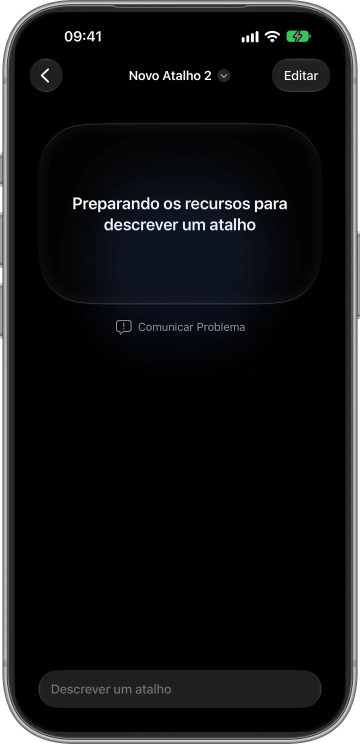
#> input picture src/components/account/assets/atalho-10-descrever.webp, 720 x 1488 px (shown at 1/2 size); its folder holds 2 pictures in this run
$ python moldura.py ../../src/components/account/assets ../../src/components/account/assets/atalho-10-descrever.webp
#> lines starting #> are read from the running program, lines starting #| are printed output that depends on the picture
import sys
from PIL import Image, ImageDraw
# Coordenadas do PSD "01 - iPhone 17 Pro - Front": o aparelho, a tela e a ilha.
FONE=(3363,1171,5137,4837); TELA=(3435,1231,5066,4777); ILHA=(3995,1287,4506,1437)
S=sys.argv[1]; base=Image.open(sys.argv[2]).convert("RGBA")
#> further down, base is the input picture: PIL image 720x1488 RGBA; mean R, G, B, A 15.9, 16.6, 17.7, 248.7
k=base.width/(FONE[2]-FONE[0])
#> k = 0.406
def caixa(b): return (round((b[0]-FONE[0])*k),round((b[1]-FONE[1])*k),round((b[2]-FONE[0])*k),round((b[3]-FONE[1])*k))
t=caixa(TELA); tw,th=t[2]-t[0],t[3]-t[1]
#> after `t = caixa(TELA)`: t = (29, 24, 691, 1464)
#> after `tw, th = (t[2] - t[0], t[3] - t[1])`: tw = 662; th = 1440
mask=Image.open(f"{S}/mask-screen.png").getchannel("A").resize((tw,th),Image.LANCZOS)
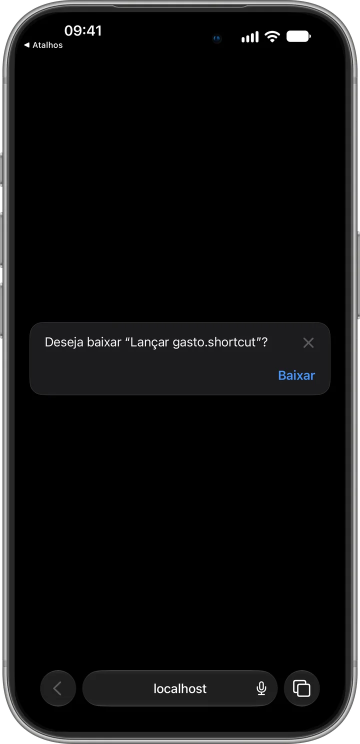
#> input picture src/components/account/assets/atalho-1-baixar.webp, 720 x 1488 px, given in place of mask-screen.png, which was not available (shown at 1/2 size)
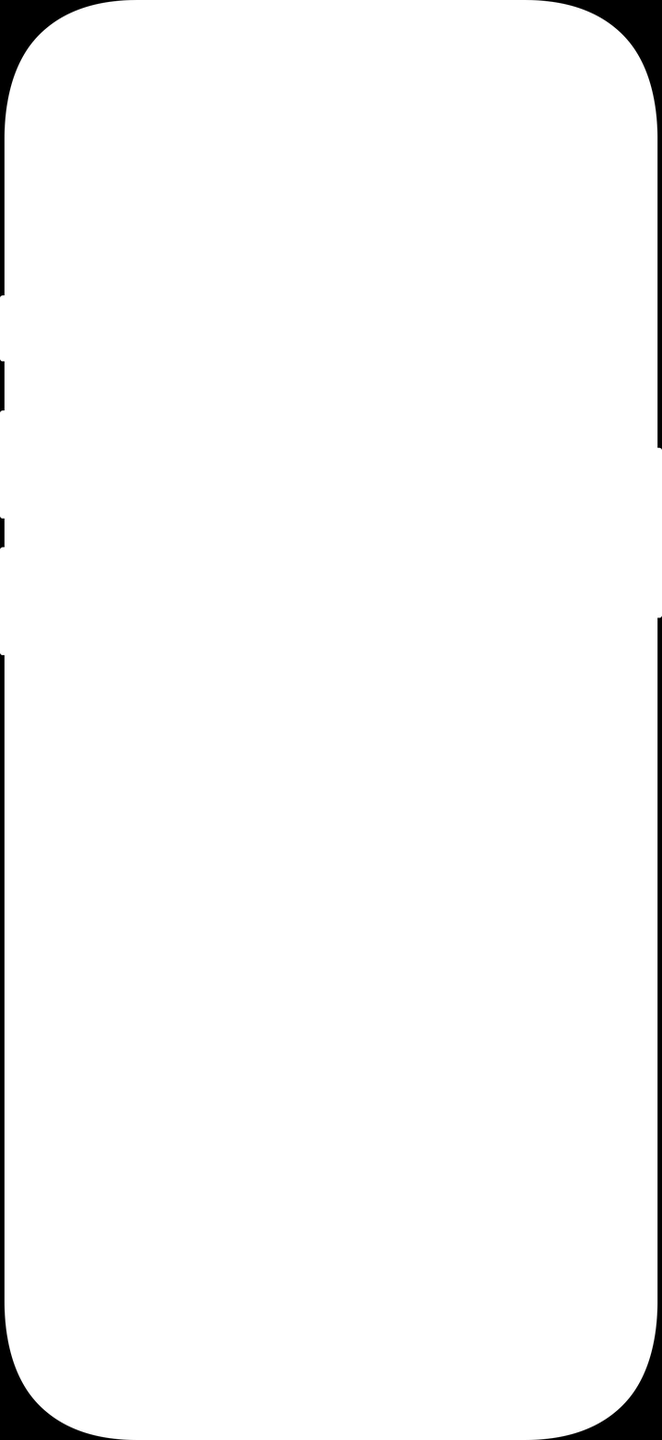
#> mask: PIL image 662x1440 L; min 0, max 255, mean 248.6
ilha=Image.open(f"{S}/island.png").convert("RGBA"); i=caixa(ILHA); ilha=ilha.resize((i[2]-i[0],i[3]-i[1]),Image.LANCZOS)
#> after `i = caixa(ILHA)`: i = (257, 47, 464, 108)
#> after `ilha = ilha.resize((i[2] - i[0], i[3] - i[1]), Image.LANCZOS)`:
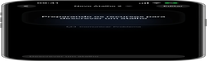
#> ilha: PIL image 207x61 RGBA; mean R, G, B, A 16.3, 17, 18.1, 248.7; transparent parts drawn white
for src,dst in zip(sys.argv[3::2],sys.argv[4::2]):
    out=base.copy()
    tela=Image.open(src).convert("RGBA").resize((tw,th),Image.LANCZOS)
    out.paste(tela,(t[0],t[1]),mask)
    ImageDraw.Draw(out).rounded_rectangle(i,radius=(i[3]-i[1])//2,fill=(0,0,0,255))
    out.alpha_composite(ilha,(i[0],i[1]))
    out.save(dst,"WEBP",quality=86,method=6); print(dst,out.size)
